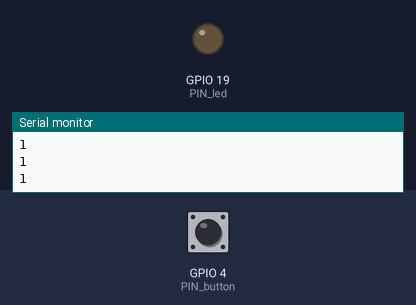
The sketch below on a simulated ESP32. Shown: output pins drawn as LEDs (lit = HIGH), the last lines printed to the serial monitor. Inputs (shaded band) come from the test bench; at power-on: GPIO 4 (PIN_button) HIGH.

Above: at 1.2 s.
1.3 s: GPIO 4 (PIN_button) pulled LOW for 0.15 s
At 1.38 s:
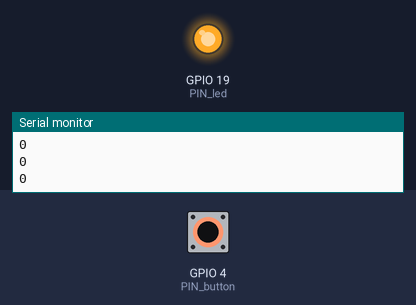
2.9 s: GPIO 4 (PIN_button) pulled LOW for 3.2 s
At 6.6 s:
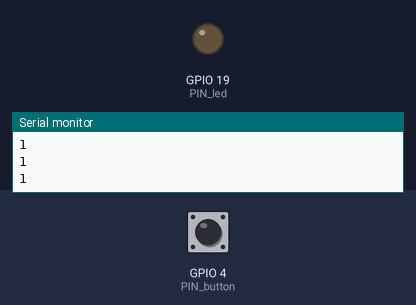
Timing chart, 0 to 8.1 s (numbered marks = the images above; inputs shaded):
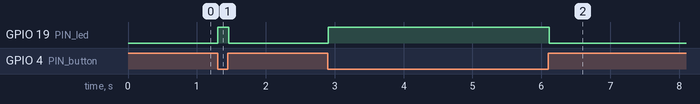

Measured:
- after the input at 1.3 s, GPIO 19 (PIN_led): LOW → HIGH at once, → LOW 0.16 s later
- after the input at 2.9 s, GPIO 19 (PIN_led): LOW → HIGH at once, → LOW 3.2 s later

The sketch:

Button_on-off_led.ino
```cpp
//LIBRERIAS ================================================


//VARIABLES ================================================
// PINES:
// Boton
const int PIN_button = 4;

// Led
const int PIN_led = 19;


// VALORES:
int value_button;


//CONFIGURACIONES ===========================================
void setup() {
  //Inicializar la comunicación entre la ESP32 con la computadora.
  Serial.begin(115200);

  //Asignar rol en los pines (Entrada (INPUT/INPUT_PULLUP) o Salida (OUTPUT)).
  pinMode(PIN_button, INPUT_PULLUP);  //Uso de INPUT_PULLUP para evitar valores flotantes (valores incorrectos)
  pinMode(PIN_led, OUTPUT);
}


//COMPORTAMIENTO ============================================
void loop() {
  //Leer el valor del pin del boton.
  value_button = digitalRead(PIN_button);
  Serial.println(value_button);

  //Dependiendo de la señal (0 o 1) encendera el led.
  if(value_button == LOW) {

    digitalWrite(PIN_led, HIGH);  //Encender
  }
  else {
    digitalWrite(PIN_led, LOW);   //Apagar
  }

  //Pausar un momento.
  delay(20);
}


//ANOTACIONES ===============================================
/*
Materiales requeridos para la prueba:
  - 1 ESP32-WROOM
  - 6 Cables
  - 1 Resistencia
  - 1 Boton (Pulsador táctil/tact switch):
  - 1 Led

Sobre el boton (pulsador táctil/tact switch):
Para utilizar un botón pulsador, se conecta una de sus terminales
a energía positiva (3.3V) o a GND, y otra a un pin de entrada de
la ESP32. Mediante pinMode(pin, INPUT) o INPUT_PULLUP, la ESP32
puede leer el estado del botón usando digitalRead(), obteniendo un
valor 0 o 1 dependiendo de si el botón está presionado o no.

VERSIÓN CORREGIDA POR CHAT GPT.
*/
```
